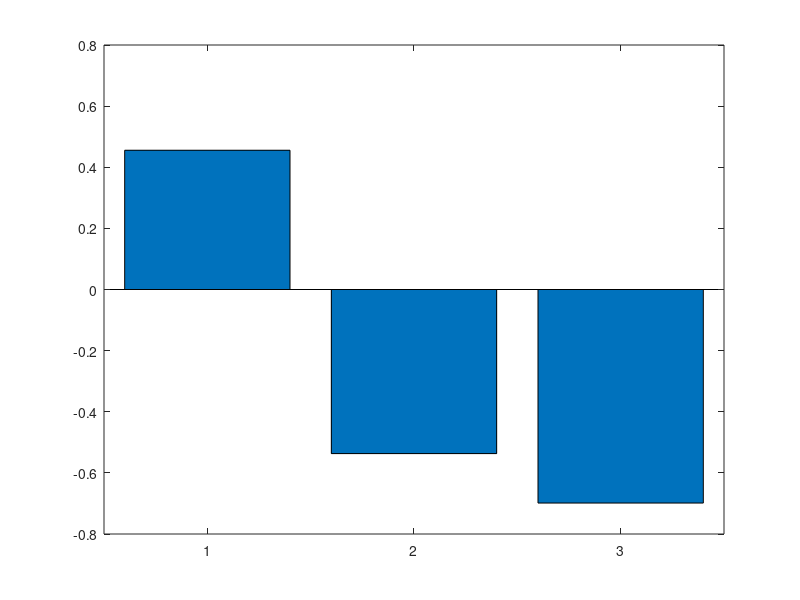

Write MATLAB code to recreate this figure. (Note: this script raises an error after producing the figure.)


load('gmm_ubm_32_crossvalidation.mat')

project.subjects.group_no = [1 2; 3 4; 5 6; 7 8; 9 10; 11 12; 13 14; 15 16];
project.subjects.gender = {'m','m','m','f','f','f','m','f'};



MM=[];
for i=1:16
    MM = [MM;g(i,i)];
    
    
end


MY=[];
for i=1:8
    a = project.subjects.group_no(i,:);
    
    MY = [MY;g(a(1),a(2));g(a(2),a(1))];
    
    
end

ME=[];MEM=[];MEF=[];
for i=1:8
    a = project.subjects.group_no(i,:);
    
    tt=[];
    b = find(ismember(1:16,a(:))==0);
    for j=1:length(b)
        tt = [tt;g(a(1),b(j))];
    end
    tt = mean(tt);
    ttt=[];
    for j=1:length(b)
        ttt = [ttt;g(a(2),b(j))];
    end
    ttt = mean(ttt);

    ME = [ME;tt;ttt];
    
    if(strcmp(project.subjects.gender{i},'m'))
        R = [1:6 13 14];
        
        b = find(ismember(R,a(:)));
        R(b)=[];
        for j=1:length(R)
            MEM = [MEM;g(a(1),R(j));g(a(2),R(j))];
        end
        
        
    else
        R = [7:12 15 16];
        
        
        b = find(ismember(R,a(:)));
        R(b)=[];
        for j=1:length(R)
            MEF = [MEF;g(a(1),R(j));g(a(2),R(j))];
        end
    end
    
    
    
end

% ME = [MEM; MEF];

A = [mean(MM) mean(MY) mean(ME)];
B = [std(MM) std(MY) std(ME)];

% errorbar(1:3,A,B)




[h,p1,ci,stats] = ttest2(MM,MY)
[h,p2,ci,stats] = ttest2(MM,ME)
[h,p3,ci,stats] = ttest2(MY,ME)

figure;
H=bar(A);
hold on;
errorbar(1:3,A,B,'color','k','linestyle','none');
set(H,'FaceColor',[0.5,0.5,0.5])
groups={[1,2],[1,3],[2,3]};

H=sigstar(groups(1:2),[p1,p2]);

Labels = {'Self-Self', 'Self-Partner', 'Self-Others'};
set(gca, 'XTick', 1:3, 'XTickLabel', Labels);
title('LLR score comparisons')
ylabel('Mean LLR Scores')
ylim([-1 1.3])

set(gca,'FontSize',14)







